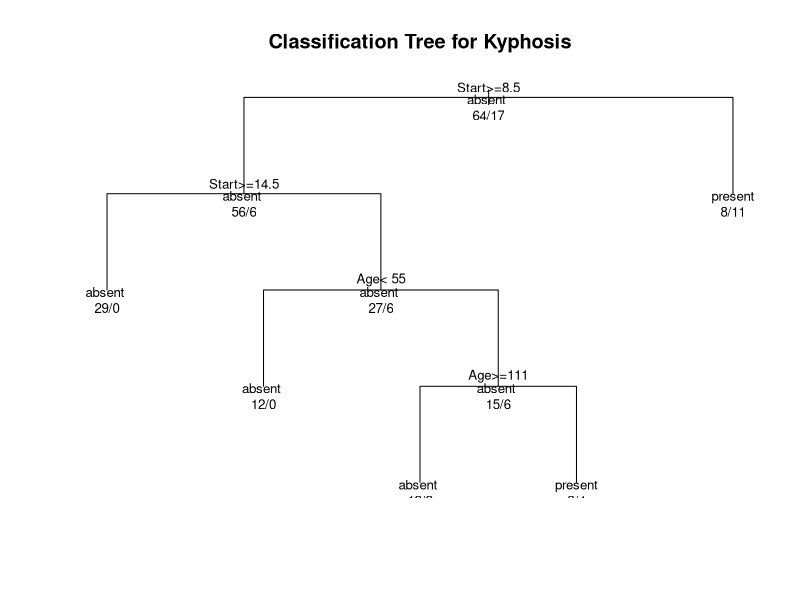
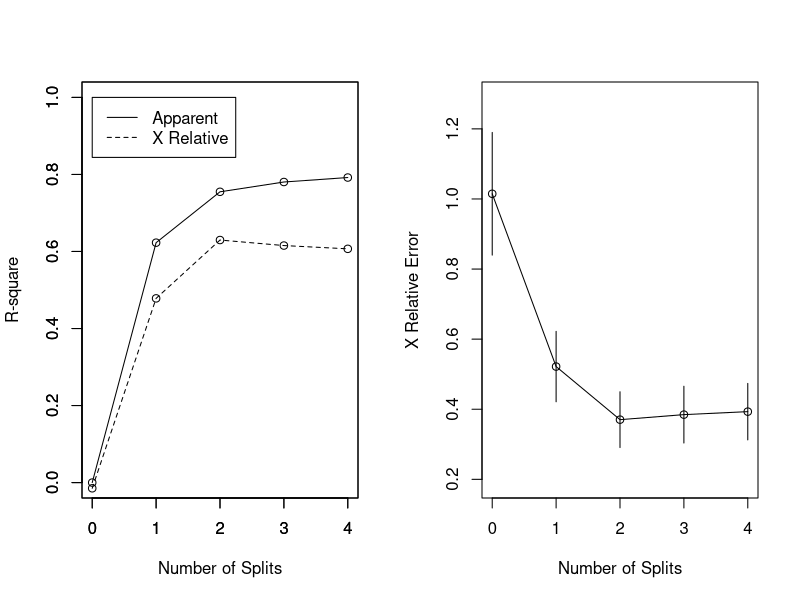
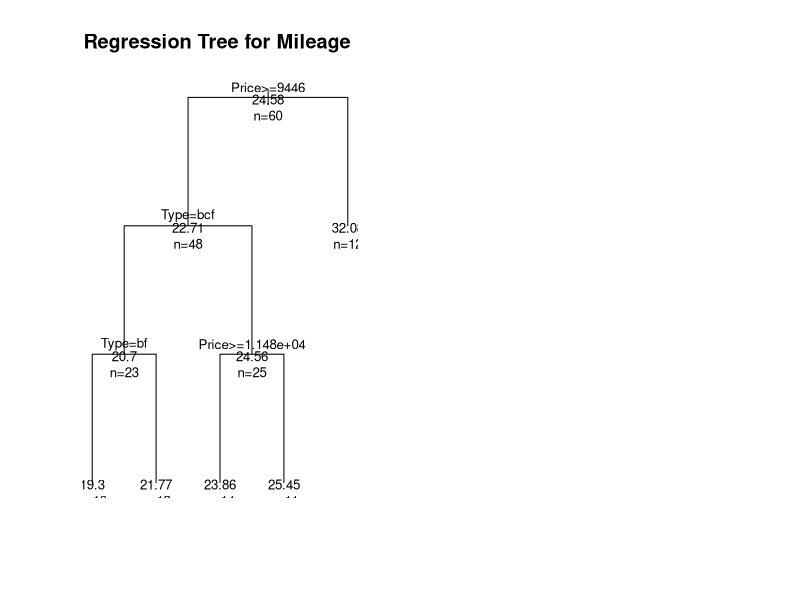

Recreate these plots in R, in order.
# Classification Tree
library(rpart)

View(kyphosis)

###################################################################
# formula	is in the format 
# outcome ~ predictor1+predictor2+predictor3+ect.

# data=	specifies the data frame

# method=	"class" for a classification tree 
# "anova" for a regression tree

# control=	optional parameters for controlling tree growth. 
# For example, control=rpart.control(minsplit=30, cp=0.001) 
# requires that the minimum number of observations in a node be 30 
# before attempting a split and that a split must decrease the 
# overall lack of fit by a factor of 0.001 (cost complexity factor) 
# before being attempted.
###################################################################

# grow tree 
fit <- rpart(Kyphosis ~ Age + Number + Start,
             method="class", data=kyphosis)


###################################################################
# printcp(fit)	display cp table

# rsq.rpart(fit)	plot approximate R-squared and relative error for 
# different splits (2 plots). labels are only appropriate for the "anova" method.

# print(fit)	print results

# summary(fit)	detailed results including surrogate splits

# plot(fit)	plot decision tree

# text(fit)	label the decision tree plot
###################################################################
summary(fit) # detailed summary of splits

# plot tree 
plot(fit, uniform=TRUE, 
     main="Classification Tree for Kyphosis")
text(fit, use.n=TRUE, all=TRUE, cex=.8)



# Regression Tree Example
library(rpart)

View(cu.summary)

# grow tree 
fit <- rpart(Mileage~Price + Country + Reliability + Type, 
             method="anova", data=cu.summary)

summary(fit) # detailed summary of splits

# create additional plots 
par(mfrow=c(1,2)) # two plots on one page 
rsq.rpart(fit) # visualize cross-validation results  	

# plot tree 
plot(fit, uniform=TRUE, 
     main="Regression Tree for Mileage ")
text(fit, use.n=TRUE, all=TRUE, cex=.8)


# Random Forest prediction of Kyphosis data
library(randomForest)
fit <- randomForest(Kyphosis ~ Age + Number + Start,   data=kyphosis)
print(fit) # view results 
importance(fit) # importance of each predictor
